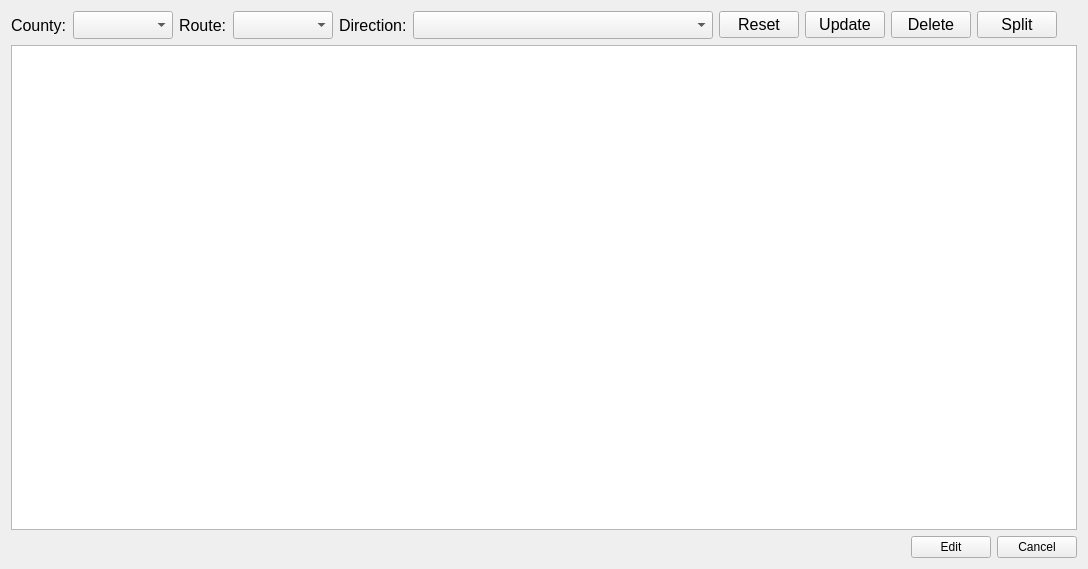
<?xml version="1.0" encoding="UTF-8"?>
<ui version="4.0">
 <class>VCRH_Form</class>
 <widget class="QWidget" name="VCRH_Form">
  <property name="geometry">
   <rect>
    <x>0</x>
    <y>0</y>
    <width>1088</width>
    <height>569</height>
   </rect>
  </property>
  <property name="sizePolicy">
   <sizepolicy hsizetype="Expanding" vsizetype="Preferred">
    <horstretch>0</horstretch>
    <verstretch>0</verstretch>
   </sizepolicy>
  </property>
  <property name="minimumSize">
   <size>
    <width>0</width>
    <height>0</height>
   </size>
  </property>
  <property name="windowTitle">
   <string>VCRH Edit</string>
  </property>
  <property name="toolTip">
   <string>Clear Data</string>
  </property>
  <property name="filename" stdset="0">
   <string>VAS</string>
  </property>
  <property name="formname" stdset="0">
   <string/>
  </property>
  <layout class="QVBoxLayout" name="verticalLayout_2">
   <item>
    <layout class="QVBoxLayout" name="verticalLayout">
     <item>
      <layout class="QHBoxLayout" name="horizontalLayout">
       <item>
        <widget class="QLabel" name="labelCounty">
         <property name="font">
          <font>
           <pointsize>12</pointsize>
          </font>
         </property>
         <property name="text">
          <string>County:</string>
         </property>
        </widget>
       </item>
       <item>
        <widget class="QComboBox" name="comboBoxCounty">
         <property name="minimumSize">
          <size>
           <width>100</width>
           <height>28</height>
          </size>
         </property>
         <property name="font">
          <font>
           <pointsize>12</pointsize>
          </font>
         </property>
         <property name="toolTip">
          <string>&lt;html&gt;&lt;head/&gt;&lt;body&gt;&lt;p&gt;Please Select County&lt;/p&gt;&lt;/body&gt;&lt;/html&gt;</string>
         </property>
         <property name="statusTip">
          <string>Select County</string>
         </property>
        </widget>
       </item>
       <item>
        <widget class="QLabel" name="labelRoute">
         <property name="font">
          <font>
           <pointsize>12</pointsize>
          </font>
         </property>
         <property name="text">
          <string>Route:</string>
         </property>
        </widget>
       </item>
       <item>
        <widget class="QComboBox" name="comboBoxRoute">
         <property name="minimumSize">
          <size>
           <width>100</width>
           <height>28</height>
          </size>
         </property>
         <property name="font">
          <font>
           <pointsize>12</pointsize>
          </font>
         </property>
         <property name="toolTip">
          <string>&lt;html&gt;&lt;head/&gt;&lt;body&gt;&lt;p&gt;Please Select Route&lt;/p&gt;&lt;/body&gt;&lt;/html&gt;</string>
         </property>
         <property name="statusTip">
          <string>Select Route</string>
         </property>
        </widget>
       </item>
       <item>
        <widget class="QLabel" name="labelDirection">
         <property name="font">
          <font>
           <pointsize>12</pointsize>
          </font>
         </property>
         <property name="text">
          <string>Direction:</string>
         </property>
        </widget>
       </item>
       <item>
        <widget class="QComboBox" name="comboBoxDirection">
         <property name="minimumSize">
          <size>
           <width>300</width>
           <height>28</height>
          </size>
         </property>
         <property name="font">
          <font>
           <pointsize>12</pointsize>
          </font>
         </property>
         <property name="toolTip">
          <string>Please Select Direction</string>
         </property>
         <property name="statusTip">
          <string>Select Direction</string>
         </property>
        </widget>
       </item>
       <item>
        <widget class="QPushButton" name="pushButtonReset">
         <property name="font">
          <font>
           <pointsize>12</pointsize>
          </font>
         </property>
         <property name="text">
          <string>Reset</string>
         </property>
        </widget>
       </item>
       <item>
        <widget class="QPushButton" name="updatepushButton">
         <property name="font">
          <font>
           <pointsize>12</pointsize>
          </font>
         </property>
         <property name="text">
          <string>Update</string>
         </property>
        </widget>
       </item>
       <item>
        <widget class="QPushButton" name="deletepushButton">
         <property name="font">
          <font>
           <pointsize>12</pointsize>
          </font>
         </property>
         <property name="text">
          <string>Delete</string>
         </property>
        </widget>
       </item>
       <item>
        <widget class="QPushButton" name="splitpushButton">
         <property name="font">
          <font>
           <pointsize>12</pointsize>
          </font>
         </property>
         <property name="text">
          <string>Split</string>
         </property>
        </widget>
       </item>
       <item>
        <spacer name="horizontalSpacer">
         <property name="orientation">
          <enum>Qt::Horizontal</enum>
         </property>
         <property name="sizeHint" stdset="0">
          <size>
           <width>40</width>
           <height>20</height>
          </size>
         </property>
        </spacer>
       </item>
      </layout>
     </item>
     <item>
      <widget class="QTableWidget" name="tableWidget">
       <property name="font">
        <font>
         <pointsize>12</pointsize>
        </font>
       </property>
       <property name="autoFillBackground">
        <bool>true</bool>
       </property>
       <property name="styleSheet">
        <string notr="true">QHeaderView::section {background-color: rgb(211,211,211); color: rgb(0, 0, 0);}
QHeaderView::section:horizontal{   border-top: 1px solid #fffff8;}</string>
       </property>
      </widget>
     </item>
     <item>
      <layout class="QHBoxLayout" name="horizontalLayout_2">
       <item>
        <spacer name="horizontalSpacer_2">
         <property name="orientation">
          <enum>Qt::Horizontal</enum>
         </property>
         <property name="sizeHint" stdset="0">
          <size>
           <width>40</width>
           <height>20</height>
          </size>
         </property>
        </spacer>
       </item>
       <item>
        <widget class="QPushButton" name="pushButtonEdit">
         <property name="text">
          <string>Edit</string>
         </property>
        </widget>
       </item>
       <item>
        <widget class="QPushButton" name="pushButtonCancel">
         <property name="sizePolicy">
          <sizepolicy hsizetype="Preferred" vsizetype="Preferred">
           <horstretch>0</horstretch>
           <verstretch>0</verstretch>
          </sizepolicy>
         </property>
         <property name="text">
          <string>Cancel</string>
         </property>
        </widget>
       </item>
      </layout>
     </item>
    </layout>
   </item>
  </layout>
 </widget>
 <resources/>
 <connections/>
</ui>
